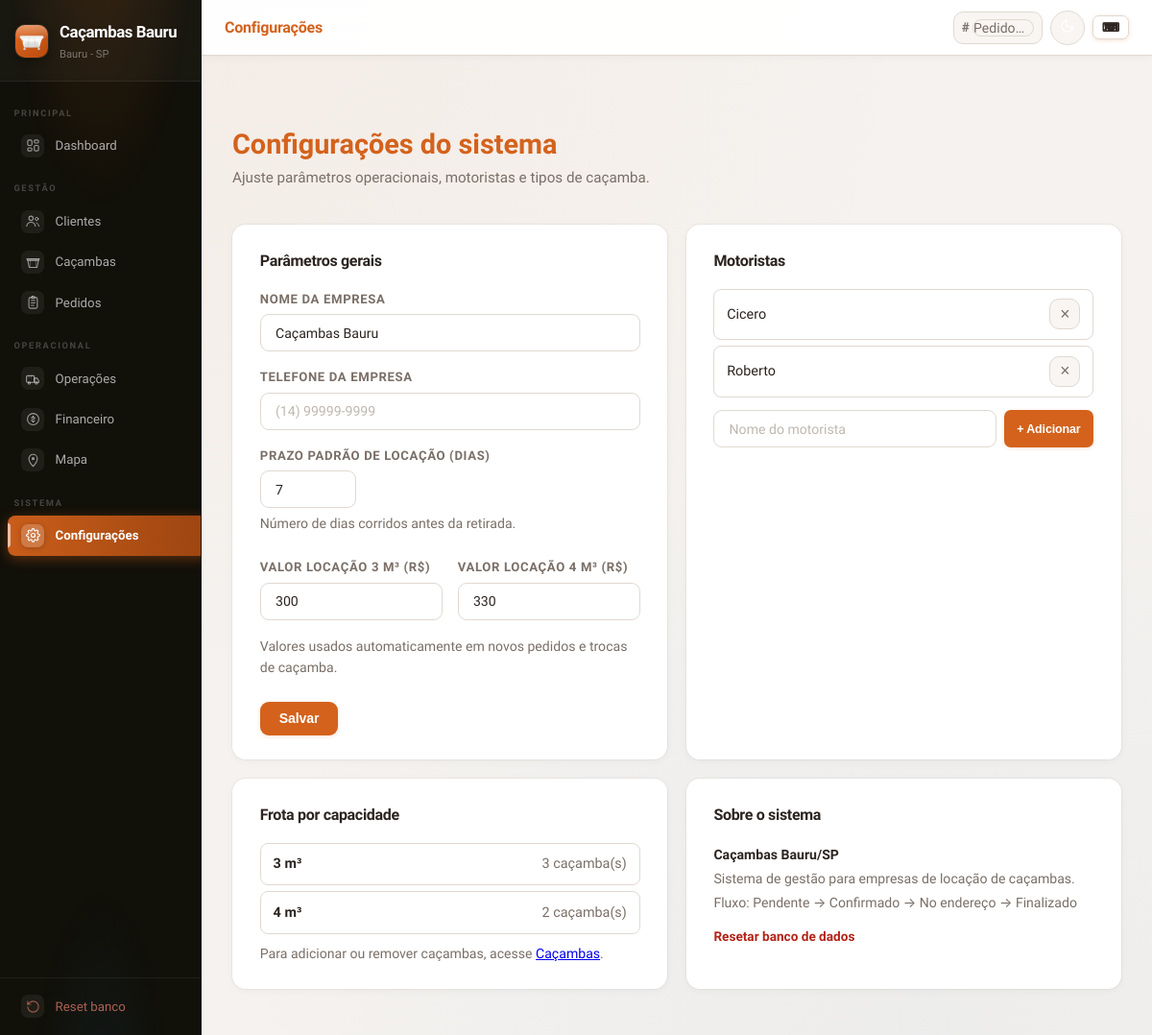
/configuracoes, run on the app's committed database.
### tables this page shows
CREATE TABLE config (
            chave TEXT PRIMARY KEY,
            valor TEXT NOT NULL DEFAULT ''
        );

CREATE TABLE motoristas (
            id INTEGER PRIMARY KEY AUTOINCREMENT,
            nome TEXT NOT NULL UNIQUE
        );

### app.py (the view, shortened to what this page needs)
@app.route("/configuracoes", methods=["GET","POST"])
def configuracoes():
    conn = get_conn()
    config = {r["chave"]: r["valor"] for r in conn.execute("SELECT chave,valor FROM config").fetchall()}
    conn.close()
    conn = get_conn()
    motoristas_db = conn.execute("SELECT id, nome FROM motoristas ORDER BY nome").fetchall()
    caps = conn.execute(
        "SELECT capacidade_m3, COUNT(*) AS n FROM cacambas GROUP BY capacidade_m3 ORDER BY capacidade_m3"
    ).fetchall()
    conn.close()
    return render_template("configuracoes.html",
        config=config, motoristas=motoristas_db,
        capacidades=caps, motoristas_padrao=MOTORISTAS)

### app.py (called while the page is built, shortened)
def _dias_locacao(config=None):
    if config is None:
        config = _get_config()
    try:
        return max(1, min(int(config.get("dias_locacao","7")), 30))
    except ValueError:
        return 7

@app.context_processor
def inject_global_context():
    cfg = load_config()
    cached_sb = cache_get("sidebar_stats")
    motoristas = cache_get("motoristas")
    if motoristas is None:
        conn = get_conn()
        motoristas = [r["nome"] for r in conn.execute("SELECT nome FROM motoristas ORDER BY nome").fetchall()]
        conn.close()
        cache_set("motoristas", motoristas)
    return {
        "empresa_nome": cfg.get("empresa_nome", "Caçambas Bauru"),
        "empresa_fone": cfg.get("empresa_fone", ""),
        "dias_locacao": _dias_locacao(cfg),
        "motoristas": motoristas,
        "stats_sidebar": cached_sb,
        "status_labels": STATUS_LABELS,
        "enable_reset": ENABLE_RESET,
        "auth_enabled": bool(APP_PASSWORD),
        "valores_locacao": valores_locacao(cfg),
    }

@app.before_request
def _auth_gate():
    if not APP_PASSWORD:
        return
    if request.endpoint in (None, "static", "login"):
        return
    if session.get("authed"):
        return
    return redirect(url_for("login", next=request.path))

### database.py (called while the page is built)
def get_conn():
    conn = sqlite3.connect(DB_PATH)
    conn.row_factory = sqlite3.Row
    conn.execute("PRAGMA foreign_keys = ON")
    conn.execute("PRAGMA journal_mode = WAL")
    conn.execute("PRAGMA synchronous = NORMAL")
    conn.execute("PRAGMA temp_store = MEMORY")
    conn.create_function("NORM", 1, _norm)
    return conn

### erp_helpers.py (called while the page is built)
def cache_get(key):
    item = _CACHE.get(key)
    if not item:
        return None
    if time.time() - item["ts"] > _CACHE_TTL:
        del _CACHE[key]
        return None
    return item["data"]

def valores_locacao(cfg=None):
    if cfg is None:
        cfg = load_config()
    out = {}
    for cap in CAPACIDADES_M3:
        key = f"valor_locacao_{cap}m3"
        try:
            out[cap] = float(cfg.get(key, VALORES_LOCACAO.get(cap, 0)))
        except (TypeError, ValueError):
            out[cap] = float(VALORES_LOCACAO.get(cap, 0))
    return out

def load_config():
    cached = cache_get("config")
    if cached is not None:
        return cached
    conn = get_conn()
    cfg = {r["chave"]: r["valor"] for r in conn.execute("SELECT chave, valor FROM config").fetchall()}
    conn.close()
    cache_set("config", cfg)
    return cfg

### templates/configuracoes.html (shortened to what this page needs)
{% extends "base.html" %}
{% block topbar_title %}Configurações{% endblock %}
{% block content %}
<section class="page-head">
  <div><h2>Configurações do sistema</h2>
  <p>Ajuste parâmetros operacionais, motoristas e tipos de caçamba.</p></div>
</section>
<div class="config-grid">
  <div class="card">
    <h3 class="card-title">Parâmetros gerais</h3>
    <form method="post">
      <div class="form-grid" style="grid-template-columns:1fr">
        <div>
          <label>Nome da empresa</label>
          <input name="empresa_nome" value="{{ config.get('empresa_nome','') }}" placeholder="Ex.: Caçambas Bauru">
        </div>
        <div>
          <label>Telefone da empresa</label>
          <input name="empresa_fone" data-mask="phone" value="{{ config.get('empresa_fone','') }}" placeholder="(14) 99999-9999">
        </div>
        <div>
          <label>Prazo padrão de locação (dias)</label>
          <input name="dias_locacao" type="number" min="1" max="30"
                 value="{{ config.get('dias_locacao','7') }}"
                 style="width:100px">
          <p class="hint" style="margin-top:.3rem">Número de dias corridos antes da retirada.</p>
        </div>
        <div class="form-grid" style="grid-template-columns:1fr 1fr;gap:1rem;margin-top:.5rem">
          <div>
            <label>Valor locação 3 m³ (R$)</label>
            <input name="valor_locacao_3" type="text" inputmode="decimal"
                   value="{{ config.get('valor_locacao_3m3', valores_locacao.get(3, 300)) }}"
                   placeholder="300,00">
          </div>
          <div>
            <label>Valor locação 4 m³ (R$)</label>
            <input name="valor_locacao_4" type="text" inputmode="decimal"
                   value="{{ config.get('valor_locacao_4m3', valores_locacao.get(4, 330)) }}"
                   placeholder="330,00">
          </div>
        </div>
        <p class="hint">Valores usados automaticamente em novos pedidos e trocas de caçamba.</p>
      </div>
      <div class="form-actions">
        <button type="submit" class="btn">Salvar</button>
      </div>
    </form>
  </div>
  <div class="card">
    <h3 class="card-title">Motoristas</h3>
    {% if motoristas %}
      {% for m in motoristas %}
      <div class="config-item">
        <span>{{ m.nome }}</span>
        <form method="post" action="{{ url_for('motorista_excluir', mid=m.id) }}"
              onsubmit="return confirm('Remover {{ m.nome }}?')">
          <button type="submit" class="btn-icon-remove" title="Remover" aria-label="Remover motorista">×</button>
        </form>
      </div>
      {% endfor %}
    {% else %}
      <p class="muted hint">Nenhum motorista cadastrado.</p>
    {% endif %}
    <form method="post" action="{{ url_for('motorista_novo') }}" style="margin-top:.85rem;display:flex;gap:.5rem">
      <input name="nome" required placeholder="Nome do motorista" style="flex:1">
      <button type="submit" class="btn btn-sm">+ Adicionar</button>
    </form>
  </div>
  <div class="card">
    <h3 class="card-title">Frota por capacidade</h3>
    {% for c in capacidades %}
    <div class="config-item">
      <span><strong>{{ c.capacidade_m3 }} m³</strong></span>
      <span class="muted">{{ c.n }} caçamba(s)</span>
    </div>
    {% endfor %}
    <p class="hint" style="margin-top:.6rem">Para adicionar ou remover caçambas, acesse <a href="{{ url_for('cacambas') }}">Caçambas</a>.</p>
  </div>
  <div class="card">
    <h3 class="card-title">Sobre o sistema</h3>
    <div style="font-size:.88rem;line-height:1.8;color:var(--muted)">
      <p><strong style="color:var(--text)">Caçambas Bauru/SP</strong></p>
      <p>Sistema de gestão para empresas de locação de caçambas.</p>
      <p>Fluxo: Pendente → Confirmado → No endereço → Finalizado</p>
      {% if enable_reset %}
      <p style="margin-top:.6rem">
        <a href="{{ url_for('reset_banco') }}" class="link-danger">Resetar banco de dados</a>
      </p>
      {% endif %}
    </div>
  </div>
</div>
{% endblock %}

### templates/base.html (shortened to what this page needs)
<!DOCTYPE html>
<html lang="pt-BR">
<head>
  <link rel="stylesheet" href="{{ url_for('static', filename='estilo.css') }}">
</head>
<body class="{% block body_class %}{% endblock %}" data-pre-cliente-id="{{ pre_cliente_id or '' }}" data-dias-locacao="{{ dias_locacao }}">
  <aside class="sidebar" id="sidebar">
    <div class="sidebar-brand">
      <img src="{{ url_for('static', filename='images/icone-cacamba.svg') }}" width="40" height="40" alt="">
      <div>
        <span class="brand-name">{{ empresa_nome or 'Cacambas' }}</span>
        <span class="brand-sub">{{ empresa_fone or 'Bauru - SP' }}</span>
      </div>
    </div>
    <nav class="sidebar-nav">
      <span class="nav-section">Principal</span>
      <a href="{{ url_for('index') }}" class="nav-item {% if request.endpoint == 'index' %}active{% endif %}">
        <span class="nav-icon"><svg><use href="#i-dashboard"></use></svg></span><span class="nav-label">Dashboard</span>
      </a>
      <span class="nav-section">Gestão</span>
      <a href="{{ url_for('clientes') }}" class="nav-item {% if request.endpoint in ['clientes','cliente_novo','cliente_detalhe','cliente_editar'] %}active{% endif %}">
        <span class="nav-icon"><svg><use href="#i-users"></use></svg></span><span class="nav-label">Clientes</span>
      </a>
      <a href="{{ url_for('cacambas') }}" class="nav-item {% if request.endpoint in ['cacambas','cacamba_nova'] %}active{% endif %}">
        <span class="nav-icon"><svg><use href="#i-container"></use></svg></span><span class="nav-label">Caçambas</span>
      </a>
      <a href="{{ url_for('pedidos') }}" class="nav-item {% if request.endpoint in ['pedidos','pedido_novo'] %}active{% endif %}">
        <span class="nav-icon"><svg><use href="#i-orders"></use></svg></span><span class="nav-label">Pedidos</span>
      </a>
      <span class="nav-section">Operacional</span>
      <a href="{{ url_for('operacoes') }}" class="nav-item {% if request.endpoint == 'operacoes' %}active{% endif %}">
        <span class="nav-icon"><svg><use href="#i-truck"></use></svg></span><span class="nav-label">Operações</span>
      </a>
      <a href="{{ url_for('financeiro') }}" class="nav-item {% if request.endpoint == 'financeiro' %}active{% endif %}">
        <span class="nav-icon"><svg><use href="#i-money"></use></svg></span><span class="nav-label">Financeiro</span>
      </a>
      <a href="{{ url_for('mapa') }}" class="nav-item {% if request.endpoint == 'mapa' %}active{% endif %}">
        <span class="nav-icon"><svg><use href="#i-map"></use></svg></span><span class="nav-label">Mapa</span>
      </a>
      <span class="nav-section">Sistema</span>
      <a href="{{ url_for('configuracoes') }}" class="nav-item {% if request.endpoint == 'configuracoes' %}active{% endif %}">
        <span class="nav-icon"><svg><use href="#i-settings"></use></svg></span><span class="nav-label">Configurações</span>
      </a>
    </nav>
    <div class="sidebar-footer">
      {% if enable_reset %}
      <a href="{{ url_for('reset_banco') }}" class="nav-item nav-item-danger">
        <span class="nav-icon"><svg><use href="#i-reset"></use></svg></span><span class="nav-label">Reset banco</span>
      </a>
      {% endif %}
    </div>
  </aside>
  <div class="layout-main">
    <header class="topbar">
      <span class="topbar-title">{% block topbar_title %}{% block title2 %}{% endblock %}{% endblock %}</span>
      <div class="topbar-actions">
        <div class="topbar-search-wrap" title="Ir para pedido pelo número (ex: #42)">
          <span class="topbar-search-prefix">#</span>
          <input type="number" id="topbar-pedido-id" class="topbar-pedido-input"
                 placeholder="Pedido…" min="1" autocomplete="off"
                 aria-label="Ir para pedido pelo número">
        </div>
        <button class="btn btn-sm theme-toggle" id="theme-toggle" aria-label="Alternar tema" title="Alternar tema">
          <span id="theme-icon" class="theme-icon"><svg><use href="#i-moon"></use></svg></span>
        </button>
        <button class="btn btn-sm btn-sec" id="btn-atalhos" title="Atalhos de teclado" aria-label="Atalhos" onclick="toggleAtalhos()" style="font-size:.8rem;padding:.25rem .55rem">⌨</button>
      </div>
    </header>
    <main class="{% block main_class %}main-shell{% endblock %}">
      <nav class="breadcrumbs" aria-label="Breadcrumb">
      </nav>
      {% block content %}{% endblock %}
    </main>
  </div>
</body>
</html>

### templates/configuracoes.html (style rules this page uses)
.link-danger { color:var(--danger); font-weight:700; font-size:.85rem; text-decoration:none; }

### data on the page
config: valor "Caçambas Bauru", empresa_nome "Caçambas Bauru"
config: valor_locacao_3 "300"
config: valor_locacao_4 "330"
motoristas: nome "Cicero"
motoristas: nome "Roberto"

### other printed values
{{ empresa_fone or 'Bauru - SP' }} "Bauru - SP"
{{ c.capacidade_m3 }} "3" "4"
{{ c.n }} "3" "2"
